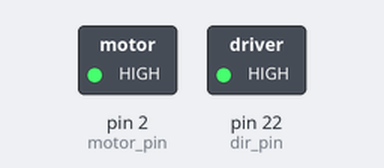
Bench run of a sketch on a simulated Arduino Mega 2560, built with avr-gcc and run on an emulated ATmega2560. On the bench: switched loads named in the sketch (green lamp = pin HIGH).

Above: at 0.1 s.
Timing chart, 0 to 1.6 s (numbered marks = the images above):
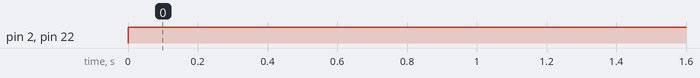

Measured:
- by itself, pin 2 (motor_pin), pin 22 (dir_pin): LOW → HIGH at 0.00 s

The sketch:

pwm_test.ino
```cpp
#define max_speed 150

uint8_t motor_pin = 2;
uint8_t dir_pin = 22;


void setup() {
  // put your setup code here, to run once:
   pinMode(motor_pin, OUTPUT);
   pinMode(dir_pin, OUTPUT);
}

void loop() {
  // put your main code here, to run repeatedly:
  set_motor(255);
  delay(100);
}


void set_motor(int motor_speed) {
  if (abs(motor_speed) < 5)
    motor_speed = 0;
  if (motor_speed >= 0) {
    //Clockwise direction
    digitalWrite(dir_pin, HIGH);
    analogWrite(motor_pin, motor_speed);
  }
  else if (motor_speed < 0) {
    //Anti Clockwise direction
    digitalWrite(dir_pin, LOW);
    analogWrite(motor_pin, -1 * motor_speed);
  }
}
```
